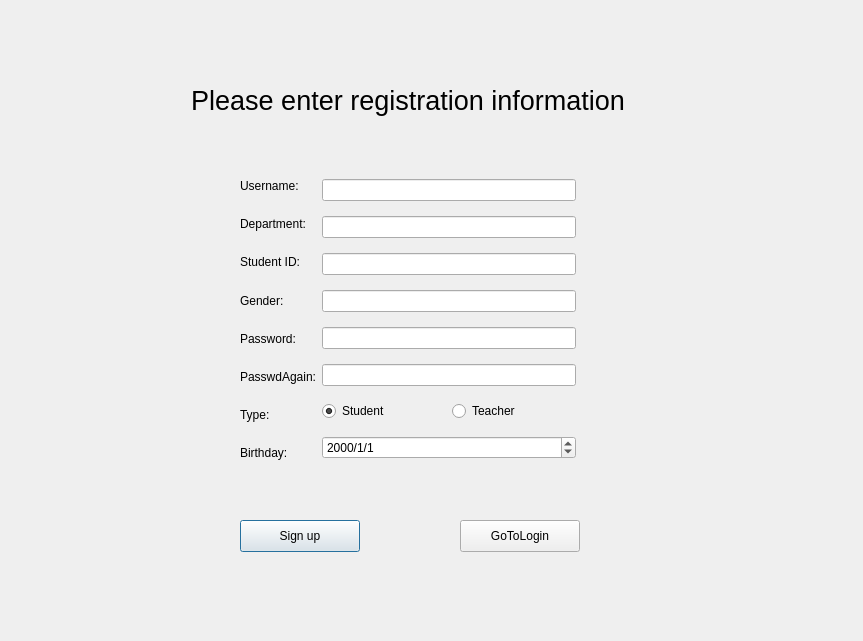
<?xml version="1.0" encoding="UTF-8"?>
<ui version="4.0">
 <class>SignUp</class>
 <widget class="QDialog" name="SignUp">
  <property name="geometry">
   <rect>
    <x>0</x>
    <y>0</y>
    <width>863</width>
    <height>641</height>
   </rect>
  </property>
  <property name="windowTitle">
   <string>SignUp</string>
  </property>
  <widget class="QLabel" name="label_8">
   <property name="geometry">
    <rect>
     <x>180</x>
     <y>50</y>
     <width>456</width>
     <height>101</height>
    </rect>
   </property>
   <property name="text">
    <string>&lt;html&gt;&lt;head/&gt;&lt;body&gt;&lt;p&gt;&lt;span style=&quot; font-size:20pt;&quot;&gt;Please enter registration information&lt;/span&gt;&lt;/p&gt;&lt;/body&gt;&lt;/html&gt;</string>
   </property>
   <property name="alignment">
    <set>Qt::AlignCenter</set>
   </property>
   <property name="margin">
    <number>0</number>
   </property>
  </widget>
  <widget class="QPushButton" name="signupPushButton">
   <property name="geometry">
    <rect>
     <x>240</x>
     <y>520</y>
     <width>120</width>
     <height>32</height>
    </rect>
   </property>
   <property name="text">
    <string>Sign up</string>
   </property>
  </widget>
  <widget class="QPushButton" name="goToLoginPushButton">
   <property name="geometry">
    <rect>
     <x>460</x>
     <y>520</y>
     <width>120</width>
     <height>32</height>
    </rect>
   </property>
   <property name="text">
    <string>GoToLogin</string>
   </property>
  </widget>
  <widget class="QWidget" name="">
   <property name="geometry">
    <rect>
     <x>240</x>
     <y>170</y>
     <width>336</width>
     <height>299</height>
    </rect>
   </property>
   <layout class="QHBoxLayout" name="horizontalLayout_2">
    <item>
     <layout class="QVBoxLayout" name="verticalLayout_2">
      <item>
       <widget class="QLabel" name="label">
        <property name="text">
         <string>Username:</string>
        </property>
       </widget>
      </item>
      <item>
       <widget class="QLabel" name="label_3">
        <property name="text">
         <string>Department:</string>
        </property>
       </widget>
      </item>
      <item>
       <widget class="QLabel" name="label_2">
        <property name="text">
         <string>Student ID:</string>
        </property>
       </widget>
      </item>
      <item>
       <widget class="QLabel" name="label_5">
        <property name="text">
         <string>Gender:</string>
        </property>
       </widget>
      </item>
      <item>
       <widget class="QLabel" name="label_6">
        <property name="text">
         <string>Password:</string>
        </property>
       </widget>
      </item>
      <item>
       <widget class="QLabel" name="label_9">
        <property name="text">
         <string>PasswdAgain:</string>
        </property>
       </widget>
      </item>
      <item>
       <widget class="QLabel" name="label_7">
        <property name="text">
         <string>Type:</string>
        </property>
       </widget>
      </item>
      <item>
       <widget class="QLabel" name="label_4">
        <property name="text">
         <string>Birthday:</string>
        </property>
       </widget>
      </item>
     </layout>
    </item>
    <item>
     <layout class="QVBoxLayout" name="verticalLayout">
      <item>
       <widget class="QLineEdit" name="userLineEdit"/>
      </item>
      <item>
       <widget class="QLineEdit" name="depLineEdit"/>
      </item>
      <item>
       <widget class="QLineEdit" name="idLineEdit"/>
      </item>
      <item>
       <widget class="QLineEdit" name="genderLineEdit"/>
      </item>
      <item>
       <widget class="QLineEdit" name="pwd1LineEdit">
        <property name="echoMode">
         <enum>QLineEdit::Password</enum>
        </property>
       </widget>
      </item>
      <item>
       <widget class="QLineEdit" name="pwd2LineEdit">
        <property name="echoMode">
         <enum>QLineEdit::Password</enum>
        </property>
       </widget>
      </item>
      <item>
       <layout class="QHBoxLayout" name="horizontalLayout">
        <item>
         <widget class="QRadioButton" name="stuRadioButton">
          <property name="text">
           <string>Student</string>
          </property>
          <property name="checked">
           <bool>true</bool>
          </property>
         </widget>
        </item>
        <item>
         <widget class="QRadioButton" name="teaRadioButton">
          <property name="text">
           <string>Teacher</string>
          </property>
         </widget>
        </item>
       </layout>
      </item>
      <item>
       <widget class="QDateEdit" name="dateEdit">
        <property name="displayFormat">
         <string>yyyy/M/d</string>
        </property>
       </widget>
      </item>
     </layout>
    </item>
   </layout>
  </widget>
 </widget>
 <resources/>
 <connections/>
</ui>
